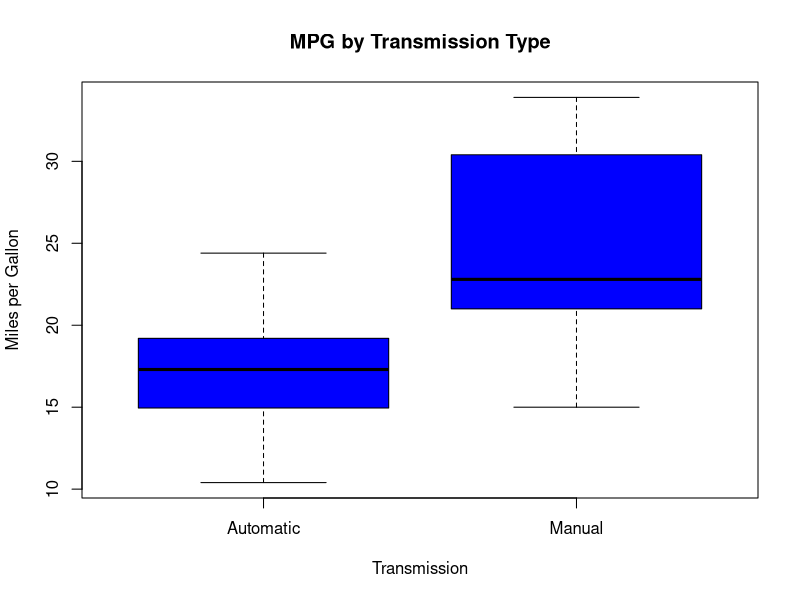
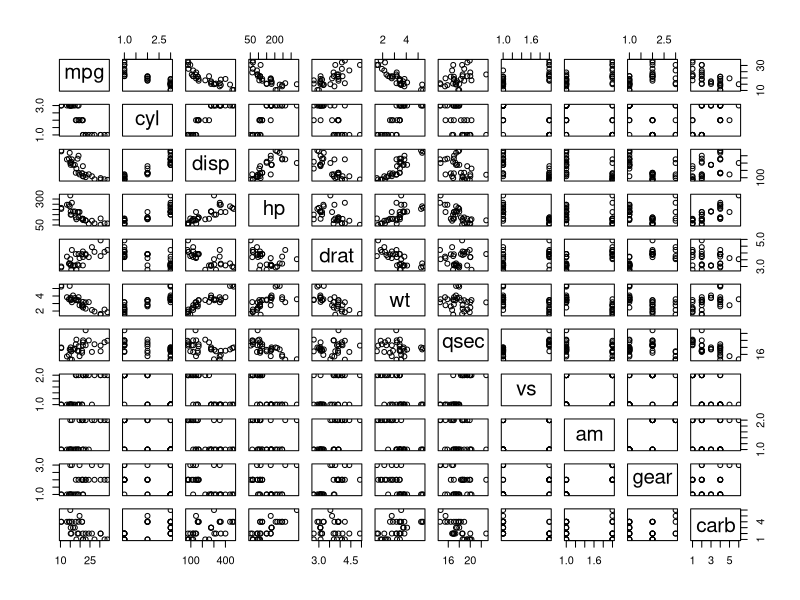
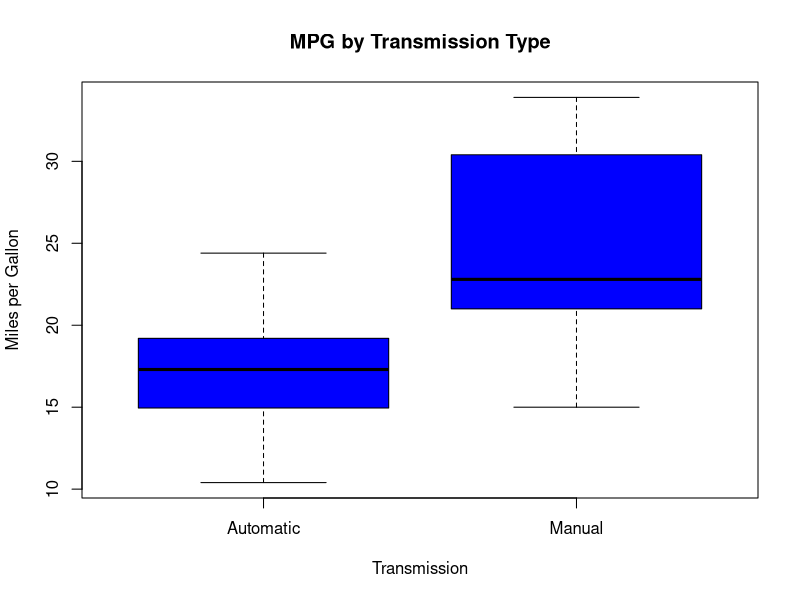
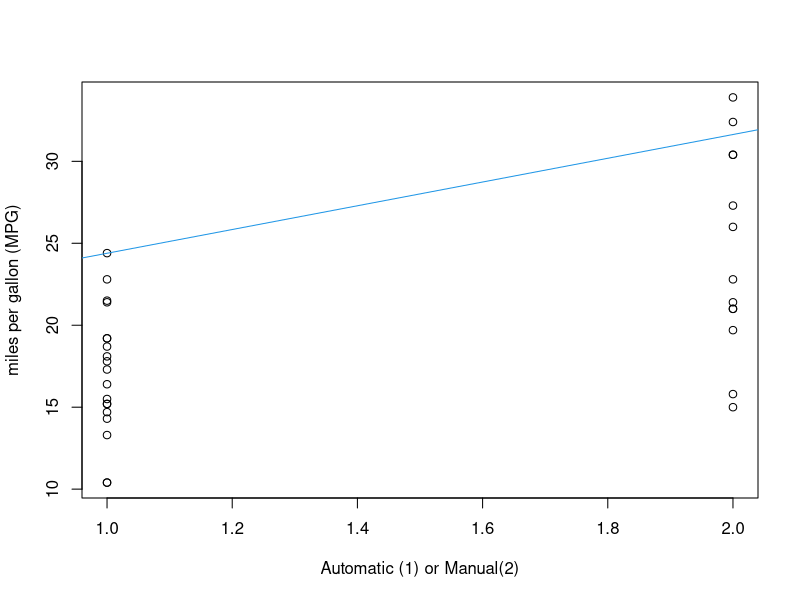

R code for these plots, in order:
## ---- chunk 1
data(mtcars)
 str(mtcars)
## ---- chunk 2
mtcars$cyl <- factor(mtcars$cyl)
mtcars$vs <- factor(mtcars$vs)
mtcars$gear <- factor(mtcars$gear)
mtcars$carb <- factor(mtcars$carb)
mtcars$am <- factor(mtcars$am,labels=c('Automatic','Manual'))
## ---- chunk 3
summary(mtcars)
## ---- chunk 4
fit <- lm(mpg~am, data = mtcars)
summary(fit)

best_fit <- lm(mpg~am + wt + hp, data = mtcars)
anova(fit, best_fit)
## ---- chunk 5
t.test(mpg ~ am, data = mtcars)
## ---- chunk 6
boxplot(mpg~am, data = mtcars,col ="blue",
xlab = "Transmission",
ylab = "Miles per Gallon",
main = "MPG by Transmission Type")
## ---- chunk 7
pairs(mpg ~ ., data = mtcars)
## ---- chunk 8
par(mfrow=c(1,1))
with(mtcars,{
     boxplot(mpg~am, data = mtcars,col ="blue",
xlab = "Transmission",
ylab = "Miles per Gallon",
main = "MPG by Transmission Type")
     plot(mpg ~ as.integer(am),
             xlab = "Automatic (1) or Manual(2)",
             ylab = "miles per gallon (MPG)")
     abline(fit, col=4)
     })
